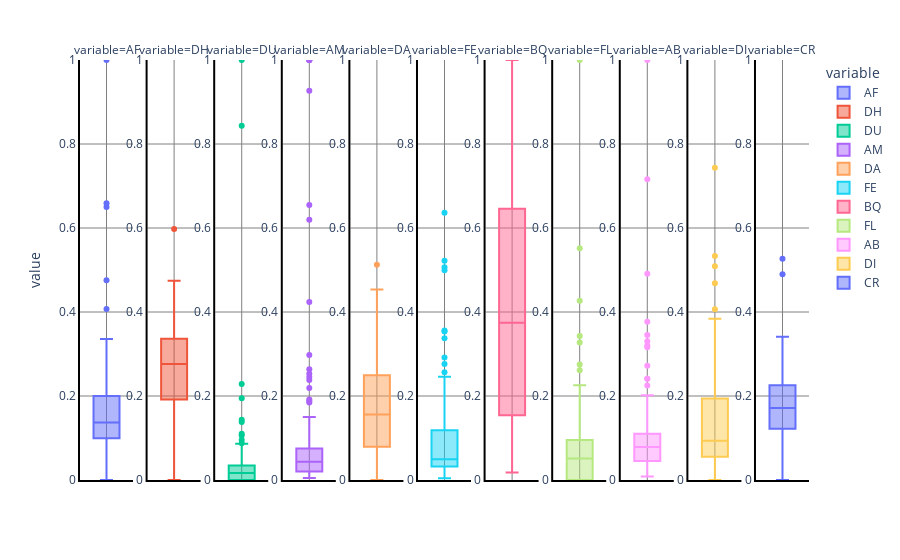

Notebook code cell kept with this figure:
### Code cell
df_corr_true = df_corr[df_corr['Class']==1].drop(columns=['Class'])
fig = px.box(df_corr_true.melt(), y="value", facet_col="variable", boxmode="overlay", color="variable")
fig.update_yaxes(matches=None)

for i in range(len(fig["data"])):
    yaxis_name = 'yaxis' if i == 0 else f'yaxis{i + 1}'
    fig.layout[yaxis_name].showticklabels = True

fig.update_layout(legend = dict(bgcolor = 'white'))
fig.update_layout(plot_bgcolor='white')

fig.update_xaxes(showline=True, linewidth=2, linecolor='black')#, mirror=True)
fig.update_yaxes(showline=True, linewidth=2, linecolor='black',range=[0,1])#, mirror=True)

fig.update_xaxes(showgrid=True, gridwidth=1, gridcolor='gray')
fig.update_yaxes(showgrid=True, gridwidth=1, gridcolor='gray')

fig.show()

### Figure 1 — Plotly figure (JSON) as saved in the notebook; plotly's stock layout.template omitted (floating-point values rounded to 4 significant figures)
{"data": [{"alignmentgroup": "True", "hovertemplate": "variable=AF<br>value=%{y}<extra></extra>", "legendgroup": "AF", "marker": {"color": "#636efa"}, "name": "AF", "notched": false, "offsetgroup": "AF", "orientation": "v", "showlegend": true, "type": "box", "x0": " ", "xaxis": "x", "y": [0.1023, 0.1242, 0.2069, 0.1612, 0.1142, 0.1425, 0.1273, 0.2642, 0.1755, 0.1633, 0.1915, 0.1648, 0.1367, 0.1999, 0.02906, 0.1399, 0.1196, 0.3064, 0.4069, 0.1016, 0.3289, 0.2853, 0.03082, 0.09268, 0.1885, 0.1315, 0.1249, 0.1339, 0.2413, 0.07185, 0.1708, 0.1299, 0.07378, 0.2407, 0.09181, 0.4755, 0.07917, 0.307, 0.1648, 0.09548, 0.2317, 0.2437, 0.1249, 0.2051, 0.1708, 0.09331, 0.1691, 0.05524, 0.2374, 0.1113, 0.1435, 0.1057, 0.1275, 0.09384, 0.2106, 0.03884, 0.1146, 0.1108, 0.215, 0.6588, 0.01097, 0.149, 0.1933, 0.2461, 0.04969, 0.1632, 1, 0.1619, 0.2409, 0.2172, 0.09262, 0.1162, 0.07099, 0.1107, 0.0997, 0.1243, 0.1998, 0.08135, 0.1598, 0.04834, 0.07464, 0.04202, 0.09594, 0.2305, 0.09256, 0.1644, 0.09889, 0.1279, 0.1331, 0.05563, 0.1472, 0.02747, 0.1391, 0.3157, 0.1904, 0.3358, 0.1156, 0.1572, 0.6502, 0.1367, 0, 0.1932, 0.1881, 0.1248, 0.2403, 0.1329, 0.1228, 0.09838], "y0": " ", "yaxis": "y"}, {"alignmentgroup": "True", "hovertemplate": "variable=DH<br>value=%{y}<extra></extra>", "legendgroup": "DH", "marker": {"color": "#EF553B"}, "name": "DH", "notched": false, "offsetgroup": "DH", "orientation": "v", "showlegend": true, "type": "box", "x0": " ", "xaxis": "x2", "y": [0.2386, 0.1635, 0.2627, 0.3056, 0.4504, 0.2681, 0.2534, 0.1716, 0.2654, 0.1743, 0.2279, 0.3485, 0.1314, 0.4316, 0.3298, 0.1823, 0.2252, 0.1743, 0.3566, 0.2788, 0.1099, 0.2788, 0.3727, 0.319, 0.06434, 0.118, 0.1903, 0.4531, 0.2493, 0.3351, 0.2011, 0.3646, 0.2011, 0.3298, 0.118, 0.2386, 0.4745, 0.3458, 0.1072, 0.5979, 0.3298, 0.2895, 0.244, 0.3995, 0.378, 0.1984, 0.1796, 0.3003, 0.1957, 0.1635, 0.3619, 0.2413, 0.2976, 0.3244, 0.1528, 0.4745, 0.4182, 0.3003, 0.4182, 0.2681, 0.3995, 0.3646, 0.3217, 0.2265, 0.3378, 0.08579, 0.3271, 0.4638, 0.2735, 0.2842, 0.2895, 0.08579, 0.1314, 0.4021, 0.3217, 0.1957, 0.0992, 0.4048, 0.1877, 0.2708, 0, 0.2922, 0.2225, 0.3592, 0.2359, 0.2869, 0.193, 0.2574, 0.3458, 0.4316, 0.126, 0.2265, 0.3083, 0.08043, 0.3298, 0.3137, 0.2922, 0.3512, 0.1743, 0.378, 0.1394, 0.3244, 0.2788, 0.185, 0.1501, 0.2064, 0.2493, 0.311], "y0": " ", "yaxis": "y2"}, {"alignmentgroup": "True", "hovertemplate": "variable=DU<br>value=%{y}<extra></extra>", "legendgroup": "DU", "marker": {"color": "#00cc96"}, "name": "DU", "notched": false, "offsetgroup": "DU", "orientation": "v", "showlegend": true, "type": "box", "x0": " ", "xaxis": "x3", "y": [0.03288, 0.007062, 0, 0, 0.01125, 0.8437, 0.01809, 8.549e-06, 0.0157, 0.02484, 0.01052, 0.0003505, 0.1058, 0.03198, 0.03284, 0, 0.01758, 0.03203, 0.03656, 0.02224, 0, 0.002274, 0, 0.002958, 0.004796, 0, 0.01287, 0.03057, 0.03852, 0.054, 0, 0.1103, 0.01715, 0.0861, 0, 0.003001, 0.03536, 0.02245, 0, 0, 8.549e-06, 0.004369, 0.1379, 0, 8.549e-06, 0.08721, 0.01933, 0, 0, 0.01061, 0, 0.01424, 0.03344, 0.09529, 0.004796, 0.04421, 0.0003933, 0.01869, 0, 0, 0.03472, 8.549e-06, 0.03626, 0.02065, 0.08593, 0, 0.2285, 0.03429, 0.02292, 0.01565, 0.02531, 0, 0, 0.000265, 0.03827, 0, 0.1946, 8.549e-06, 0.0006497, 0.02711, 0.008857, 0.03493, 0.01587, 0.03468, 0.03762, 0.03489, 0.04917, 0.04502, 0.02925, 0, 1.0, 0.06186, 0, 0, 0.01792, 0.008258, 0, 0.03254, 0, 0.04511, 0.02664, 0.01792, 0, 0, 0, 0.1436, 0.02497, 0.05498], "y0": " ", "yaxis": "y3"}, {"alignmentgroup": "True", "hovertemplate": "variable=AM<br>value=%{y}<extra></extra>", "legendgroup": "AM", "marker": {"color": "#ab63fa"}, "name": "AM", "notched": false, "offsetgroup": "AM", "orientation": "v", "showlegend": true, "type": "box", "x0": " ", "xaxis": "x4", "y": [0.03063, 0.01742, 0.2975, 0.008866, 0.1216, 0.1075, 0.007896, 0.04689, 0.01602, 1, 0.4237, 0.02016, 0.06571, 0.02285, 0.007163, 0.03947, 0.02708, 0.1919, 0.2636, 0.02726, 0.07921, 0.1502, 0.05307, 0.02144, 0.05597, 0.08931, 0.03148, 0.1846, 0.6194, 0.07085, 0.04902, 0.05369, 0.006358, 0.02762, 0.05308, 0.2383, 0.01389, 0.11, 0.006097, 0.05262, 0.06856, 0.0799, 0.04885, 0.03892, 0.02698, 0.01018, 0.01258, 0.03311, 0.2528, 0.04675, 0.06209, 0.04812, 0.04378, 0.06568, 0.04145, 0.06198, 0.02211, 0.02268, 0.04921, 0.1311, 0.02697, 0.2191, 1, 0.03502, 0.01413, 1, 0.04577, 0.005885, 0.01092, 0.004616, 0.02176, 0.02416, 0.1113, 0.005253, 0.01595, 0.09286, 0.009962, 0.01802, 0.05856, 0.04105, 0.655, 0.01343, 0.04479, 0.02994, 0.0179, 0.05072, 0.009054, 0.06263, 0.0509, 0.02457, 0.06443, 0.1881, 0.04321, 1, 0.9269, 0.07015, 0.02719, 0.01094, 0.02887, 0.02006, 0.005934, 0.04526, 0.03118, 0.01881, 0.03127, 0.01807, 0.01703, 0.2454], "y0": " ", "yaxis": "y4"}, {"alignmentgroup": "True", "hovertemplate": "variable=DA<br>value=%{y}<extra></extra>", "legendgroup": "DA", "marker": {"color": "#FFA15A"}, "name": "DA", "notched": false, "offsetgroup": "DA", "orientation": "v", "showlegend": true, "type": "box", "x0": " ", "xaxis": "x5", "y": [0.3057, 0.3301, 0, 0.1316, 0.2575, 0.2188, 0.2211, 0.008631, 0.1354, 0.1337, 0.06836, 0.07515, 0.1867, 0.09922, 0.2015, 0.267, 0.3132, 0.02052, 0.03126, 0.239, 0.1629, 0.2311, 0.3341, 0.1527, 0.1187, 0.04854, 0.1399, 0.03747, 0.07193, 0.2464, 0.5124, 0.14, 0.3718, 0.05638, 0.001411, 0.1092, 0.2417, 0.1215, 0.2195, 0.07063, 0.07839, 0.0562, 0.2491, 0.1569, 0.2515, 0.4535, 0.4149, 0.1006, 0.05255, 0.09991, 0.1076, 0.07985, 0.1828, 0.169, 0.0847, 0.1865, 0.3142, 0.3075, 0.1082, 0.08362, 0.1852, 0.0825, 0.07488, 0.1401, 0.1408, 0.07723, 0.2037, 0.272, 0.1634, 0.3198, 0.2693, 0.09886, 0.09468, 0.2747, 0.2381, 0.07315, 0.02969, 0.241, 0.1547, 0.324, 0.03025, 0.2494, 0.2639, 0.2559, 0.2633, 0.2971, 0.1966, 0.1136, 0.31, 0.1518, 0.2338, 0.1316, 0.04536, 0.05154, 0.0295, 0.01741, 0.06079, 0.2672, 0.05491, 0.1734, 0.2406, 0.1702, 0.1867, 0.3403, 0.1208, 0.2108, 0.3396, 0.04572], "y0": " ", "yaxis": "y5"}, {"alignmentgroup": "True", "hovertemplate": "variable=FE<br>value=%{y}<extra></extra>", "legendgroup": "FE", "marker": {"color": "#19d3f3"}, "name": "FE", "notched": false, "offsetgroup": "FE", "orientation": "v", "showlegend": true, "type": "box", "x0": " ", "xaxis": "x6", "y": [0.0527, 0.1033, 0.02875, 0.05536, 0.04292, 0.03774, 0.3538, 0.05008, 0.0341, 0.03365, 0.1842, 0.2761, 0.01537, 0.2179, 0.0221, 0.02012, 0.01669, 0.06016, 0.0859, 0.02966, 0.07753, 0.2417, 0.2007, 0.07523, 0.01964, 0.1438, 0.02801, 0.0646, 0.1412, 0.1025, 0.02025, 0.4995, 0.04066, 0.04198, 0.02326, 0.09397, 0.02645, 0.2369, 0.04673, 0.3375, 0.1119, 0.08691, 0.5223, 0.5063, 0.01382, 0.0239, 0.2919, 0.06706, 0.1004, 0.0786, 0.1419, 0.004409, 0.03185, 0.6363, 0.08636, 0.07806, 0.05154, 0.02305, 0.1449, 0.02904, 0.04455, 0.1174, 0.1623, 0.01066, 0.0414, 0.192, 0.029, 0.02796, 0.05022, 0.03609, 0.04769, 0.03336, 0.2001, 0.03791, 0.05751, 0.2563, 0.03188, 0.004471, 0.05242, 0.05436, 0.1433, 0.03346, 0.006351, 0.04373, 0.2461, 0.3557, 0.042, 0.01513, 0.04211, 0.04227, 0.04427, 0.04795, 0.06125, 0.1197, 0.1664, 0.01957, 0.04556, 0.02268, 0.1213, 0.0344, 0.03405, 0.02356, 0.03186, 0.01946, 0.03892, 0.06226, 0.04904, 0.1071], "y0": " ", "yaxis": "y6"}, {"alignmentgroup": "True", "hovertemplate": "variable=BQ<br>value=%{y}<extra></extra>", "legendgroup": "BQ", "marker": {"color": "#FF6692"}, "name": "BQ", "notched": false, "offsetgroup": "BQ", "orientation": "v", "showlegend": true, "type": "box", "x0": " ", "xaxis": "x7", "y": [0.4409, 0.4322, 1.0, 1.0, 0.5595, 0.2067, 0.5004, 0.3812, 0.195, 1.0, 0.5966, 0.3694, 0.2518, 0.3703, 0.3473, 0.05538, 0.3469, 0.3415, 0.6392, 1.0, 1.0, 1.0, 0.2538, 0.9707, 0.581, 0.07138, 0.1031, 0.4092, 0.29, 0.3782, 0.7294, 0.09204, 0.2685, 0.1505, 0.4489, 1.0, 0.48, 1.0, 1.0, 0.142, 0.4349, 0.1084, 0.3813, 0.2861, 0.5025, 0.2484, 0.0178, 0.0313, 0.0949, 0.3346, 0.3178, 0.4149, 0.06709, 0.08136, 0.1588, 0.4775, 0.3938, 0.844, 0.1255, 1.0, 0.0763, 0.1429, 1.0, 0.3496, 0.3871, 0.757, 1.0, 0.2047, 0.2241, 0.2355, 0.1581, 0.03844, 0.1063, 0.4662, 0.2129, 0.1453, 0.1098, 0.8186, 0.766, 0.02572, 0.2847, 0.02377, 1.0, 0.4729, 0.02241, 1.0, 0.3541, 0.7835, 0.0619, 0.07617, 1.0, 0.5172, 0.6009, 1.0, 0.4085, 0.6432, 0.6489, 1.0, 0.4548, 0.5134, 0.3624, 1.0, 1.0, 0.06044, 0.2209, 0.2563, 0.04713, 0.1413], "y0": " ", "yaxis": "y7"}, {"alignmentgroup": "True", "hovertemplate": "variable=FL<br>value=%{y}<extra></extra>", "legendgroup": "FL", "marker": {"color": "#B6E880"}, "name": "FL", "notched": false, "offsetgroup": "FL", "orientation": "v", "showlegend": true, "type": "box", "x0": " ", "xaxis": "x8", "y": [0.05172, 0.05793, 0, 0, 0.0666, 0.5518, 0.1325, 0.03733, 0.07634, 0.01957, 0.1341, 0.02458, 0.148, 0.0567, 0.04763, 0, 0.07574, 0.04241, 0.07877, 0.08255, 0, 0.01773, 0, 0.4268, 0.04406, 0, 0.02465, 0.04176, 0.1695, 0.06329, 0, 0.06374, 0.0269, 0.06691, 0, 0.04948, 0.07708, 0.1963, 0, 0, 0.01999, 0.03185, 0.05366, 0, 0.0004651, 0.1045, 0.06488, 0, 0, 0.1347, 0, 0.09471, 0.09529, 0.1715, 0.03515, 0.192, 0.009035, 0.07535, 0, 0, 0.07492, 0.03836, 0.03393, 0.1567, 0.1168, 0, 0.3275, 0.0673, 0.04988, 0.04971, 0.06837, 0, 0, 0.01571, 0.09852, 0, 0.2752, 0.0008957, 0.03926, 0.08256, 0.1039, 0.2256, 0.04517, 0.0797, 0.08021, 0.1511, 0.07496, 0.07726, 0.051, 0, 1, 0.0574, 0, 0, 0.1753, 0.03921, 0, 0.08542, 0, 0.06301, 0.1831, 0.1637, 0, 0, 0, 0.3427, 0.1018, 0.2611], "y0": " ", "yaxis": "y8"}, {"alignmentgroup": "True", "hovertemplate": "variable=AB<br>value=%{y}<extra></extra>", "legendgroup": "AB", "marker": {"color": "#FF97FF"}, "name": "AB", "notched": false, "offsetgroup": "AB", "orientation": "v", "showlegend": true, "type": "box", "x0": " ", "xaxis": "x9", "y": [0.02108, 0.04919, 0.06957, 0.07449, 0.1089, 0.06254, 0.03162, 0.1061, 0.06535, 0.3204, 0.09276, 0.08082, 0.04357, 0.03303, 0.02389, 0.1026, 0.08292, 0.2017, 0.09417, 0.05622, 0.1525, 0.3303, 0.1068, 0.04708, 0.1019, 0.3162, 0.05481, 0.05692, 0.09417, 0.06114, 0.05481, 0.052, 0.03795, 0.1089, 0.1581, 0.4912, 0.02038, 0.1391, 0.07519, 0.1525, 0.1131, 0.1047, 0.1001, 0.09487, 0.168, 0.03865, 0.02952, 0.241, 0.111, 0.06887, 0.1005, 0.0759, 0.04006, 0.03795, 0.1427, 0.052, 0.1216, 0.0506, 0.2249, 1, 0.06254, 0.08784, 0.241, 0.1128, 0.0253, 0.7161, 0.1089, 0.03795, 0.03373, 0.02811, 0.03795, 0.1244, 0.06887, 0.06184, 0.03514, 0.08363, 0.09838, 0.06957, 0.08433, 0.04287, 0.1026, 0.03022, 0.05762, 0.03795, 0.08292, 0.06465, 0.008433, 0.09136, 0.04216, 0.008433, 0.1862, 0.05903, 0.08855, 0.272, 0.345, 0.1131, 0.06325, 0.04006, 0.1455, 0.03303, 0.01335, 0.08082, 0.08292, 0.07168, 0.3767, 0.02741, 0.07027, 0.09136], "y0": " ", "yaxis": "y9"}, {"alignmentgroup": "True", "hovertemplate": "variable=DI<br>value=%{y}<extra></extra>", "legendgroup": "DI", "marker": {"color": "#FECB52"}, "name": "DI", "notched": false, "offsetgroup": "DI", "orientation": "v", "showlegend": true, "type": "box", "x0": " ", "xaxis": "x10", "y": [0.02934, 0.03811, 0.3541, 0.0815, 0.1182, 0, 0.0559, 0.1962, 0.05583, 0.01544, 0.2023, 0.01761, 0.06667, 0.1344, 0.09772, 0.07567, 0.07563, 0.7432, 0.3839, 0.02033, 0.1103, 0.2003, 0.1168, 0.1543, 0, 0.1475, 0.0282, 0.1652, 0.2291, 0.08694, 0.1354, 0.2121, 0.06167, 0.08148, 0.3542, 0.2409, 0.07455, 0.4067, 0.0179, 0.5332, 0.2291, 0.09371, 0.008855, 0.2154, 0.04143, 0.02285, 0.07834, 0.1384, 0.2811, 0.1182, 0.2086, 0.04699, 0.1587, 0.05015, 0.1198, 0.0362, 0.06912, 0.07019, 0.5092, 0.2541, 0.06338, 0.1381, 0.2225, 0.03817, 0.0547, 0.237, 0.1495, 0.09452, 0.2586, 0.1024, 0.06465, 0.1534, 0.04773, 0.03033, 0.02356, 0.07663, 0, 0.02803, 0.08083, 0.05456, 0.3598, 0.08159, 0.05041, 0.0889, 0.0496, 0.03972, 0.09767, 0.03465, 0.2132, 0.05564, 0.1444, 0.05641, 0.1697, 0.1915, 0.3762, 0.07179, 0.2287, 0.09682, 0.1691, 0.09304, 0.06793, 0.0788, 0.2828, 0.09058, 0.1766, 0.1104, 0.05763, 0.4686], "y0": " ", "yaxis": "y10"}, {"alignmentgroup": "True", "hovertemplate": "variable=CR<br>value=%{y}<extra></extra>", "legendgroup": "CR", "marker": {"color": "#636efa"}, "name": "CR", "notched": false, "offsetgroup": "CR", "orientation": "v", "showlegend": true, "type": "box", "x0": " ", "xaxis": "x11", "y": [0, 0.21, 0.09324, 0.2026, 0.1305, 0.2062, 0.3019, 0.07373, 0.1471, 0.1327, 0.08721, 0.1222, 0.1904, 0.2731, 0.2405, 0.09223, 0.2514, 0.1286, 0.1777, 0.2394, 0.1948, 0.1542, 0.1933, 0.1997, 0.2195, 0.0973, 0.1014, 0.1413, 0.1187, 0.2405, 0.2032, 0.2068, 0.2177, 0.1506, 0.2262, 0.5269, 0.3292, 0.1187, 0.1642, 0.07499, 0.0834, 0.1576, 0.12, 0.09476, 0.3409, 0.295, 0.147, 0.1899, 0.1408, 0.1064, 0.05675, 0.1966, 0.2883, 0.2372, 0.1268, 0.2403, 0.3161, 0.3063, 0.1263, 0.2007, 0, 0.12, 0.1378, 0.1503, 0.3153, 0.2028, 0.4896, 0.3327, 0.1772, 0.2744, 0.1837, 0.1614, 0.09333, 0.193, 0.2089, 0.1133, 0.0357, 0.1341, 0.05474, 0.2641, 0.1318, 0.1708, 0.2339, 0.2174, 0.1716, 0.2759, 0.2515, 0.1993, 0.2437, 0.2255, 0.1741, 0.2174, 0.06211, 0.09182, 0.1425, 0.04684, 0.1216, 0.154, 0.1589, 0.2612, 0.2829, 0.1677, 0.1193, 0.173, 0.168, 0.1235, 0.0808, 0.1634], "y0": " ", "yaxis": "y11"}], "layout": {"annotations": [{"font": {}, "showarrow": false, "text": "variable=AF", "x": 0.03636, "xanchor": "center", "xref": "paper", "y": 1, "yanchor": "bottom", "yref": "paper"}, {"font": {}, "showarrow": false, "text": "variable=DH", "x": 0.1291, "xanchor": "center", "xref": "paper", "y": 1, "yanchor": "bottom", "yref": "paper"}, {"font": {}, "showarrow": false, "text": "variable=DU", "x": 0.2218, "xanchor": "center", "xref": "paper", "y": 1, "yanchor": "bottom", "yref": "paper"}, {"font": {}, "showarrow": false, "text": "variable=AM", "x": 0.3145, "xanchor": "center", "xref": "paper", "y": 1, "yanchor": "bottom", "yref": "paper"}, {"font": {}, "showarrow": false, "text": "variable=DA", "x": 0.4073, "xanchor": "center", "xref": "paper", "y": 1, "yanchor": "bottom", "yref": "paper"}, {"font": {}, "showarrow": false, "text": "variable=FE", "x": 0.5, "xanchor": "center", "xref": "paper", "y": 1, "yanchor": "bottom", "yref": "paper"}, {"font": {}, "showarrow": false, "text": "variable=BQ", "x": 0.5927, "xanchor": "center", "xref": "paper", "y": 1, "yanchor": "bottom", "yref": "paper"}, {"font": {}, "showarrow": false, "text": "variable=FL", "x": 0.6855, "xanchor": "center", "xref": "paper", "y": 1, "yanchor": "bottom", "yref": "paper"}, {"font": {}, "showarrow": false, "text": "variable=AB", "x": 0.7782, "xanchor": "center", "xref": "paper", "y": 1, "yanchor": "bottom", "yref": "paper"}, {"font": {}, "showarrow": false, "text": "variable=DI", "x": 0.8709, "xanchor": "center", "xref": "paper", "y": 1, "yanchor": "bottom", "yref": "paper"}, {"font": {}, "showarrow": false, "text": "variable=CR", "x": 0.9636, "xanchor": "center", "xref": "paper", "y": 1, "yanchor": "bottom", "yref": "paper"}], "boxmode": "overlay", "legend": {"bgcolor": "white", "title": {"text": "variable"}, "tracegroupgap": 0}, "margin": {"t": 60}, "plot_bgcolor": "white", "xaxis": {"anchor": "y", "domain": [0, 0.07273], "gridcolor": "gray", "gridwidth": 1, "linecolor": "black", "linewidth": 2, "showgrid": true, "showline": true}, "xaxis10": {"anchor": "y10", "domain": [0.8345, 0.9073], "gridcolor": "gray", "gridwidth": 1, "linecolor": "black", "linewidth": 2, "matches": "x", "showgrid": true, "showline": true}, "xaxis11": {"anchor": "y11", "domain": [0.9273, 1], "gridcolor": "gray", "gridwidth": 1, "linecolor": "black", "linewidth": 2, "matches": "x", "showgrid": true, "showline": true}, "xaxis2": {"anchor": "y2", "domain": [0.09273, 0.1655], "gridcolor": "gray", "gridwidth": 1, "linecolor": "black", "linewidth": 2, "matches": "x", "showgrid": true, "showline": true}, "xaxis3": {"anchor": "y3", "domain": [0.1855, 0.2582], "gridcolor": "gray", "gridwidth": 1, "linecolor": "black", "linewidth": 2, "matches": "x", "showgrid": true, "showline": true}, "xaxis4": {"anchor": "y4", "domain": [0.2782, 0.3509], "gridcolor": "gray", "gridwidth": 1, "linecolor": "black", "linewidth": 2, "matches": "x", "showgrid": true, "showline": true}, "xaxis5": {"anchor": "y5", "domain": [0.3709, 0.4436], "gridcolor": "gray", "gridwidth": 1, "linecolor": "black", "linewidth": 2, "matches": "x", "showgrid": true, "showline": true}, "xaxis6": {"anchor": "y6", "domain": [0.4636, 0.5364], "gridcolor": "gray", "gridwidth": 1, "linecolor": "black", "linewidth": 2, "matches": "x", "showgrid": true, "showline": true}, "xaxis7": {"anchor": "y7", "domain": [0.5564, 0.6291], "gridcolor": "gray", "gridwidth": 1, "linecolor": "black", "linewidth": 2, "matches": "x", "showgrid": true, "showline": true}, "xaxis8": {"anchor": "y8", "domain": [0.6491, 0.7218], "gridcolor": "gray", "gridwidth": 1, "linecolor": "black", "linewidth": 2, "matches": "x", "showgrid": true, "showline": true}, "xaxis9": {"anchor": "y9", "domain": [0.7418, 0.8145], "gridcolor": "gray", "gridwidth": 1, "linecolor": "black", "linewidth": 2, "matches": "x", "showgrid": true, "showline": true}, "yaxis": {"anchor": "x", "domain": [0, 1], "gridcolor": "gray", "gridwidth": 1, "linecolor": "black", "linewidth": 2, "range": [0, 1], "showgrid": true, "showline": true, "showticklabels": true, "title": {"text": "value"}}, "yaxis10": {"anchor": "x10", "domain": [0, 1], "gridcolor": "gray", "gridwidth": 1, "linecolor": "black", "linewidth": 2, "range": [0, 1], "showgrid": true, "showline": true, "showticklabels": true}, "yaxis11": {"anchor": "x11", "domain": [0, 1], "gridcolor": "gray", "gridwidth": 1, "linecolor": "black", "linewidth": 2, "range": [0, 1], "showgrid": true, "showline": true, "showticklabels": true}, "yaxis2": {"anchor": "x2", "domain": [0, 1], "gridcolor": "gray", "gridwidth": 1, "linecolor": "black", "linewidth": 2, "range": [0, 1], "showgrid": true, "showline": true, "showticklabels": true}, "yaxis3": {"anchor": "x3", "domain": [0, 1], "gridcolor": "gray", "gridwidth": 1, "linecolor": "black", "linewidth": 2, "range": [0, 1], "showgrid": true, "showline": true, "showticklabels": true}, "yaxis4": {"anchor": "x4", "domain": [0, 1], "gridcolor": "gray", "gridwidth": 1, "linecolor": "black", "linewidth": 2, "range": [0, 1], "showgrid": true, "showline": true, "showticklabels": true}, "yaxis5": {"anchor": "x5", "domain": [0, 1], "gridcolor": "gray", "gridwidth": 1, "linecolor": "black", "linewidth": 2, "range": [0, 1], "showgrid": true, "showline": true, "showticklabels": true}, "yaxis6": {"anchor": "x6", "domain": [0, 1], "gridcolor": "gray", "gridwidth": 1, "linecolor": "black", "linewidth": 2, "range": [0, 1], "showgrid": true, "showline": true, "showticklabels": true}, "yaxis7": {"anchor": "x7", "domain": [0, 1], "gridcolor": "gray", "gridwidth": 1, "linecolor": "black", "linewidth": 2, "range": [0, 1], "showgrid": true, "showline": true, "showticklabels": true}, "yaxis8": {"anchor": "x8", "domain": [0, 1], "gridcolor": "gray", "gridwidth": 1, "linecolor": "black", "linewidth": 2, "range": [0, 1], "showgrid": true, "showline": true, "showticklabels": true}, "yaxis9": {"anchor": "x9", "domain": [0, 1], "gridcolor": "gray", "gridwidth": 1, "linecolor": "black", "linewidth": 2, "range": [0, 1], "showgrid": true, "showline": true, "showticklabels": true}}}
